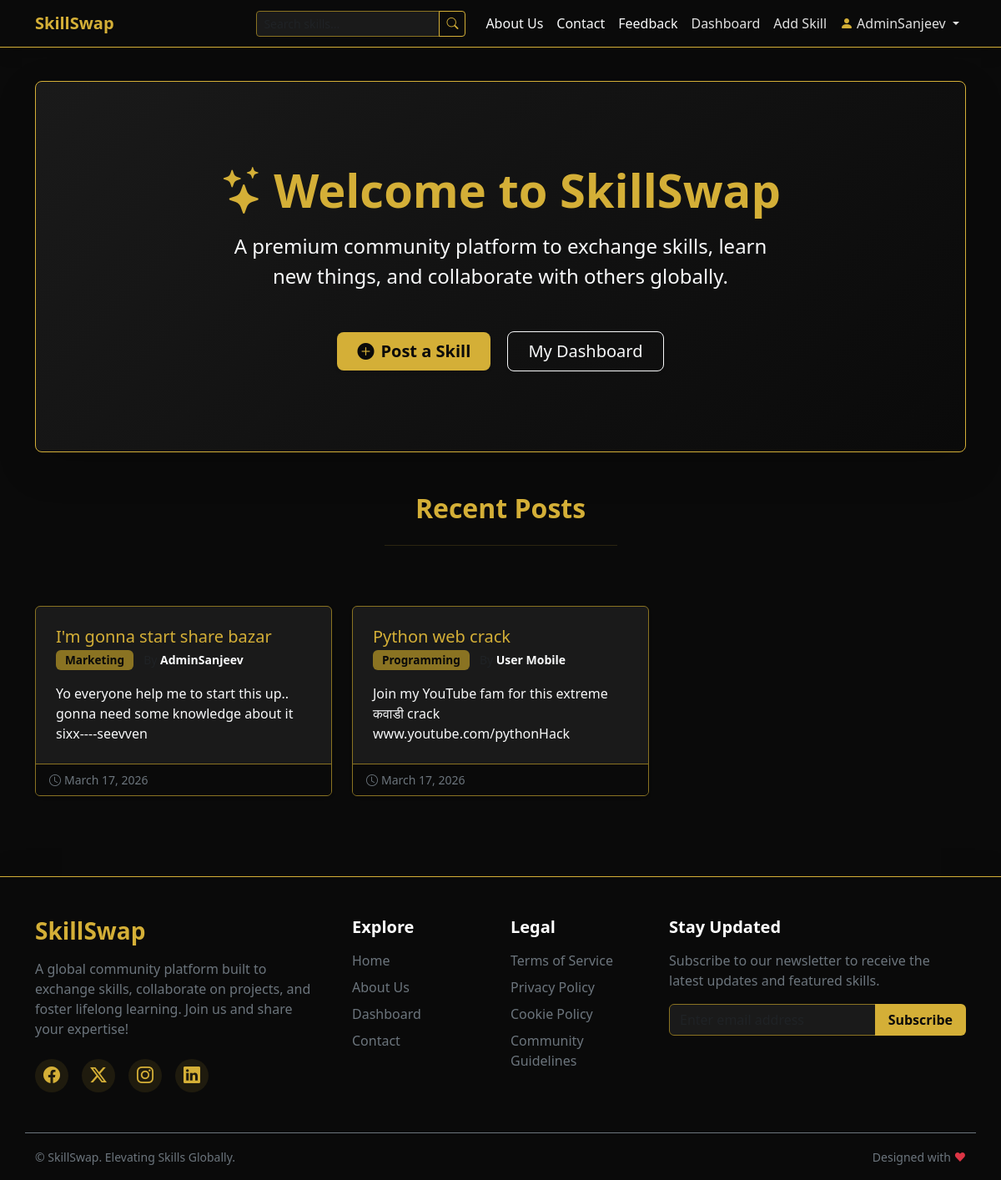
The app's page /home (signed in) with its own data.
### models.py (models this page shows)
class User(db.Model, UserMixin):
    id = db.Column(db.Integer, primary_key=True)
    username = db.Column(db.String(20), unique=True, nullable=False)
    email = db.Column(db.String(120), unique=True, nullable=False)
    password = db.Column(db.String(60), nullable=False)
    is_admin = db.Column(db.Boolean, default=False)
    skills = db.relationship('Skill', backref='author', lazy=True)

class Skill(db.Model):
    id = db.Column(db.Integer, primary_key=True)
    title = db.Column(db.String(100), nullable=False)
    description = db.Column(db.Text, nullable=False)
    date_posted = db.Column(db.DateTime, nullable=False, default=datetime.utcnow)
    user_id = db.Column(db.Integer, db.ForeignKey('user.id'), nullable=False)
    category_id = db.Column(db.Integer, db.ForeignKey('category.id'), nullable=False)

class Category(db.Model):
    id = db.Column(db.Integer, primary_key=True)
    name = db.Column(db.String(50), unique=True, nullable=False)
    skills = db.relationship('Skill', backref='category', lazy=True)

### app.py (the view)
@app.route("/")
@app.route("/home")
def home():
    skills = Skill.query.order_by(Skill.date_posted.desc()).limit(6).all()
    return render_template('index.html', skills=skills)

### app.py (called while the page is built)
@login_manager.user_loader
def load_user(user_id):
    return User.query.get(int(user_id))

### templates/index.html (shortened to what this page needs)
{% extends "base.html" %}
{% block content %}
<div class="p-5 mb-5 bg-darkest border border-gold shadow-lg rounded-3 text-center hero-section">
    <div class="container-fluid py-5">
        <h1 class="display-4 fw-bold text-gold mb-3"><i class="bi bi-stars me-2"></i>Welcome to SkillSwap</h1>
        <p class="col-md-8 mx-auto fs-4 text-light">
            A premium community platform to exchange skills, learn new things, and collaborate with others globally.
        </p>
        <div class="mt-5">
            {% if not current_user.is_authenticated %}
            <a href="{{ url_for('register') }}" class="btn btn-gold btn-lg px-5 shadow-sm fw-bold">Join Now</a>
            <a href="{{ url_for('login') }}" class="btn btn-outline-light btn-lg ms-3 px-5 shadow-sm">Login</a>
            {% else %}
            <a href="{{ url_for('new_skill') }}" class="btn btn-gold btn-lg px-4 shadow-sm fw-bold"><i
                    class="bi bi-plus-circle-fill me-2"></i>Post a Skill</a>
            <a href="{{ url_for('dashboard') }}" class="btn btn-outline-light btn-lg ms-3 px-4 shadow-sm">My
                Dashboard</a>
            {% endif %}
        </div>
    </div>
</div>
<div class="row mb-4">
    <div class="col-12 text-center">
        <h2 class="text-gold fw-bold mb-4">Recent Posts</h2>
        <hr class="border-gold-subtle mx-auto w-25 mb-5">
    </div>
</div>
<div class="row g-4 mb-5">
    {% if skills %}
    {% for skill in skills %}
    <div class="col-md-4">
        <div class="card h-100 shadow-sm skill-card border-gold-subtle bg-dark">
            <div class="card-body p-4">
                <h5 class="card-title text-gold">{{ skill.title }}</h5>
                <h6 class="card-subtitle mb-3 text-muted">
                    <span class="badge bg-secondary">{{ skill.category.name }}</span>
                    <small class="ms-2">By <span class="text-light fw-bold">{{ skill.author.username }}</span></small>
                </h6>
                <p class="card-text text-light">{{ skill.description|truncate(120) }}</p>
            </div>
            <div
                class="card-footer bg-darkest border-top border-gold-subtle d-flex justify-content-between align-items-center">
                <small class="text-secondary"><i class="bi bi-clock me-1"></i>{{ skill.date_posted.strftime('%B %d, %Y')
                    }}</small>
            </div>
        </div>
    </div>
    {% endfor %}
    {% else %}
    <div class="col-12">
        <div class="alert alert-info bg-darkest border-gold text-center text-light">
            No skills have been posted yet. Be the first to share your expertise!
        </div>
    </div>
    {% endif %}
</div>
{% endblock %}

### templates/base.html (shortened to what this page needs)
<!DOCTYPE html>
<html lang="en">
<head>
    <link href="https://cdn.jsdelivr.net/npm/bootstrap@5.3.0/dist/css/bootstrap.min.css" rel="stylesheet">
    <link rel="stylesheet" href="{{ url_for('static', filename='css/style.css') }}">
    <link rel="stylesheet" href="https://cdn.jsdelivr.net/npm/bootstrap-icons@1.11.1/font/bootstrap-icons.css">
</head>
<body>
    <nav class="navbar navbar-expand-lg navbar-dark bg-darkest border-bottom border-gold mb-4 shadow">
        <div class="container">
            <a class="navbar-brand text-gold fw-bold" href="{{ url_for('home') }}">SkillSwap</a>
            <div class="collapse navbar-collapse" id="navbarNav">
                <ul class="navbar-nav ms-auto align-items-lg-center">
                    <li class="nav-item me-lg-3 my-2 my-lg-0">
                        <form action="{{ url_for('search') }}" method="GET" class="d-flex">
                            <div class="input-group input-group-sm">
                                <input class="form-control bg-dark border-gold-subtle text-light" type="search"
                                    placeholder="Search skills..." aria-label="Search" name="q">
                                <button class="btn btn-outline-gold" type="submit"><i class="bi bi-search"></i></button>
                            </div>
                        </form>
                    </li>
                    <li class="nav-item">
                        <a class="nav-link text-light" href="{{ url_for('about') }}">About Us</a>
                    </li>
                    <li class="nav-item">
                        <a class="nav-link text-light" href="{{ url_for('contact') }}">Contact</a>
                    </li>
                    <li class="nav-item">
                        <a class="nav-link text-light" href="{{ url_for('feedback') }}">Feedback</a>
                    </li>
                    {% if current_user.is_authenticated %}
                    <li class="nav-item">
                        <a class="nav-link" href="{{ url_for('dashboard') }}">Dashboard</a>
                    </li>
                    <li class="nav-item">
                        <a class="nav-link" href="{{ url_for('new_skill') }}">Add Skill</a>
                    </li>
                    <li class="nav-item dropdown">
                        <a class="nav-link dropdown-toggle" href="#" id="navbarDropdown" role="button"
                            data-bs-toggle="dropdown" aria-expanded="false">
                            <i class="bi bi-person-fill text-gold me-1"></i>{{ current_user.username }}
                        </a>
                    </li>
                    {% endif %}
                </ul>
            </div>
        </div>
    </nav>
    <div class="container main-content">
        {% block content %}{% endblock %}
    </div>
    <footer class="bg-darkest text-white mt-auto pt-5 pb-3 border-top border-gold shadow-lg w-100">
        <div class="container">
            <div class="row mb-5">
                <div class="col-lg-4 col-md-6 mb-4 mb-md-0">
                    <h3 class="text-gold fw-bold mb-3">SkillSwap</h3>
                    <p class="text-secondary pe-lg-4">
                        A global community platform built to exchange skills, collaborate on projects, and foster
                        lifelong learning. Join us and share your expertise!
                    </p>
                    <div class="d-flex mt-4 gap-3">
                        <a href="#" class="social-icon text-gold fs-5"><i class="bi bi-facebook"></i></a>
                        <a href="#" class="social-icon text-gold fs-5"><i class="bi bi-twitter-x"></i></a>
                        <a href="#" class="social-icon text-gold fs-5"><i class="bi bi-instagram"></i></a>
                        <a href="#" class="social-icon text-gold fs-5"><i class="bi bi-linkedin"></i></a>
                    </div>
                </div>
                <div class="col-lg-2 col-md-6 mb-4 mb-md-0">
                    <h5 class="text-white mb-3 fw-bold">Explore</h5>
                    <ul class="list-unstyled footer-links">
                        <li class="mb-2"><a href="{{ url_for('home') }}"
                                class="text-secondary text-decoration-none transition-hover">Home</a></li>
                        <li class="mb-2"><a href="{{ url_for('about') }}"
                                class="text-secondary text-decoration-none transition-hover">About Us</a></li>
                        <li class="mb-2"><a href="{{ url_for('dashboard') }}"
                                class="text-secondary text-decoration-none transition-hover">Dashboard</a></li>
                        <li class="mb-2"><a href="{{ url_for('contact') }}"
                                class="text-secondary text-decoration-none transition-hover">Contact</a></li>
                    </ul>
                </div>
                <div class="col-lg-2 col-md-6 mb-4 mb-md-0">
                    <h5 class="text-white mb-3 fw-bold">Legal</h5>
                    <ul class="list-unstyled footer-links">
                        <li class="mb-2"><a href="#" class="text-secondary text-decoration-none transition-hover">Terms
                                of Service</a></li>
                        <li class="mb-2"><a href="#"
                                class="text-secondary text-decoration-none transition-hover">Privacy Policy</a></li>
                        <li class="mb-2"><a href="#" class="text-secondary text-decoration-none transition-hover">Cookie
                                Policy</a></li>
                        <li class="mb-2"><a href="#"
                                class="text-secondary text-decoration-none transition-hover">Community Guidelines</a>
                        </li>
                    </ul>
                </div>
                <div class="col-lg-4 col-md-6">
                    <h5 class="text-white mb-3 fw-bold">Stay Updated</h5>
                    <p class="text-secondary mb-3">Subscribe to our newsletter to receive the latest updates and
                        featured skills.</p>
                    <form class="d-flex w-100 mt-2">
                        <div class="input-group">
                            <input type="email" class="form-control bg-dark border-gold-subtle text-white"
                                placeholder="Enter email address" aria-label="Email Address"
                                aria-describedby="button-addon2">
                            <button class="btn btn-gold fw-bold px-3" type="button"
                                id="button-addon2">Subscribe</button>
                        </div>
                    </form>
                </div>
            </div>
            <div class="row align-items-center pt-3 mt-3 border-top border-secondary">
                <div class="col-md-6 text-center text-md-start mb-2 mb-md-0">
                    <small class="text-secondary">&copy; SkillSwap. Elevating Skills Globally.</small>
                </div>
                <div class="col-md-6 text-center text-md-end">
                    <small class="text-secondary">Designed with <span class="text-danger">&hearts;</span></small>
                </div>
            </div>
        </div>
    </footer>
</body>
</html>

### static/css/style.css (style rules this page uses)
:root { --gold: #d4af37; --gold-subtle: #8a7322; --darkest: #0a0a0a; --dark: #1a1a1a; --light-text: #e0e0e0; }
body { display: flex; flex-direction: column; min-height: 100vh; background-color: var(--darkest); color: var(--light-text); }
h1, h2, h3, h4, h5, h6 { color: var(--gold); }
a { color: var(--gold); text-decoration: none; transition: color 0.3s ease; }
.text-gold { color: var(--gold) !important; }
.bg-darkest { background-color: var(--darkest) !important; }
.bg-dark { background-color: var(--dark) !important; }
.border-gold { border-color: var(--gold) !important; }
.border-gold-subtle { border-color: var(--gold-subtle) !important; }
.main-content { flex: 1; padding-bottom: 3rem; padding-top: 1rem; }
.btn-gold { background-color: var(--gold); color: var(--darkest); border: none; }
.btn-outline-gold { color: var(--gold); border-color: var(--gold); background-color: transparent; }
.hero-section { background: linear-gradient(135deg, var(--dark) 0%, var(--darkest) 100%); border: 1px solid var(--gold-subtle); }
.card { background-color: var(--dark); border: 1px solid var(--gold-subtle); color: var(--light-text); }
.card-title { color: var(--gold); }
.form-control, .form-select { background-color: var(--darkest); border: 1px solid var(--gold-subtle); color: var(--light-text); }
.skill-card { transition: transform 0.2s ease-in-out, box-shadow 0.2s ease-in-out; }
.badge.bg-secondary { background-color: var(--gold-subtle) !important; color: var(--darkest); font-size: 0.85em; padding: 0.4em 0.8em; }
.navbar-dark .navbar-nav .nav-link { color: var(--light-text); }
footer { border-top: 1px solid var(--gold-subtle); }
.footer-links a { position: relative; display: inline-block; }
.footer-links a::after { content: ''; position: absolute; width: 0; height: 1px; bottom: -2px; left: 0; background-color: var(--gold); transition: width 0.3s ease; }
.social-icon { display: inline-flex; align-items: center; justify-content: center; width: 40px; height: 40px; border-radius: 50%; background-color: rgba(212, 175, 55, 0.1); transition: all 0.3s ease; }

### records on screen
User: username "AdminSanjeev"
Skill: title "I'm gonna start share bazar", category.name "Marketing", author.username "AdminSanjeev", description "Yo everyone help me to start this up.. gonna need some knowledge about it sixx----seevven", date_posted "March 17, 2026"
Skill: title "Python web crack", category.name "Programming", author.username "User Mobile", description "Join my YouTube fam for this extreme कवाडी crack www.youtube.com/pythonHack", date_posted "March 17, 2026"
